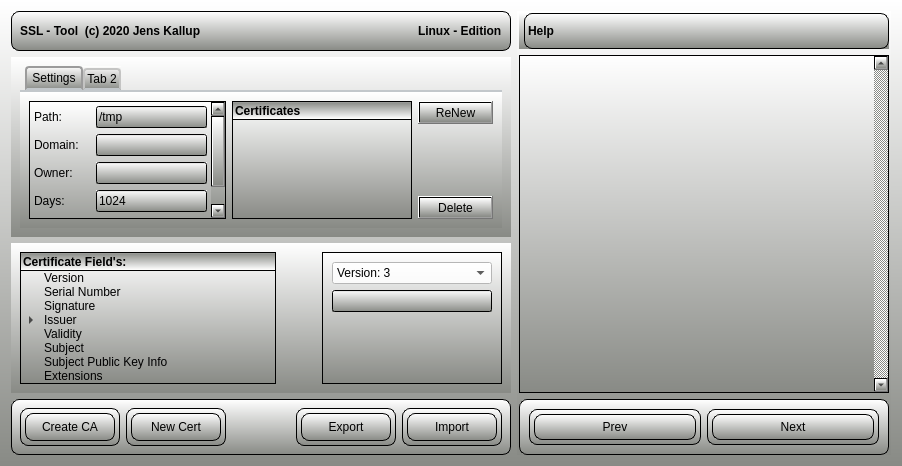
<?xml version="1.0" encoding="UTF-8"?>
<ui version="4.0">
 <class>MySSLToolMode</class>
 <widget class="QWidget" name="MySSLToolMode">
  <property name="geometry">
   <rect>
    <x>0</x>
    <y>0</y>
    <width>902</width>
    <height>466</height>
   </rect>
  </property>
  <property name="windowTitle">
   <string>Form</string>
  </property>
  <property name="styleSheet">
   <string notr="true">background-color: qlineargradient(spread:pad, x1:1, y1:1, x2:1, y2:0, stop:0 rgba(136, 138, 133, 255), stop:1 rgba(255, 255, 255, 255));</string>
  </property>
  <layout class="QHBoxLayout" name="horizontalLayout">
   <item>
    <layout class="QVBoxLayout" name="verticalLayout">
     <item>
      <widget class="QWidget" name="widget" native="true">
       <property name="minimumSize">
        <size>
         <width>0</width>
         <height>40</height>
        </size>
       </property>
       <property name="styleSheet">
        <string notr="true">border:1px solid black;
border-radius:8px;</string>
       </property>
       <layout class="QHBoxLayout" name="horizontalLayout_3">
        <item>
         <layout class="QHBoxLayout" name="horizontalLayout_2">
          <item>
           <widget class="QLabel" name="label">
            <property name="font">
             <font>
              <weight>75</weight>
              <bold>true</bold>
             </font>
            </property>
            <property name="styleSheet">
             <string notr="true">border:0px;
background-color:rgba(0,0,0,0);</string>
            </property>
            <property name="text">
             <string>SSL - Tool  (c) 2020 Jens Kallup</string>
            </property>
           </widget>
          </item>
          <item>
           <spacer name="horizontalSpacer">
            <property name="orientation">
             <enum>Qt::Horizontal</enum>
            </property>
            <property name="sizeHint" stdset="0">
             <size>
              <width>40</width>
              <height>20</height>
             </size>
            </property>
           </spacer>
          </item>
          <item>
           <widget class="QLabel" name="label_2">
            <property name="font">
             <font>
              <weight>75</weight>
              <bold>true</bold>
             </font>
            </property>
            <property name="styleSheet">
             <string notr="true">border:0px;
background-color:rgba(0,0,0,0);</string>
            </property>
            <property name="text">
             <string>Linux - Edition</string>
            </property>
           </widget>
          </item>
         </layout>
        </item>
       </layout>
      </widget>
     </item>
     <item>
      <widget class="QWidget" name="widget_5" native="true">
       <property name="minimumSize">
        <size>
         <width>0</width>
         <height>100</height>
        </size>
       </property>
       <layout class="QHBoxLayout" name="horizontalLayout_9">
        <item>
         <layout class="QHBoxLayout" name="horizontalLayout_8">
          <item>
           <widget class="QTabWidget" name="tabWidget">
            <property name="styleSheet">
             <string notr="true">QTabWidget::pane { /* The tab widget frame */
    border-top: 2px solid #C2C7CB;
}

QTabWidget::tab-bar {
    left: 5px; /* move to the right by 5px */
}

/* Style the tab using the tab sub-control. Note that
    it reads QTabBar _not_ QTabWidget */
QTabBar::tab {
    background: qlineargradient(x1: 0, y1: 0, x2: 0, y2: 1,
                                stop: 0 #E1E1E1, stop: 0.4 #DDDDDD,
                                stop: 0.5 #D8D8D8, stop: 1.0 #D3D3D3);
    border: 2px solid #C4C4C3;
    border-bottom-color: #C2C7CB; /* same as the pane color */
    border-top-left-radius: 4px;
    border-top-right-radius: 4px;
    min-width: 8ex;
    padding: 2px;
}

QTabBar::tab:selected, QTabBar::tab:hover {
    background: qlineargradient(x1: 0, y1: 0, x2: 0, y2: 1,
                                stop: 0 #fafafa, stop: 0.4 #f4f4f4,
                                stop: 0.5 #e7e7e7, stop: 1.0 #fafafa);
}

QTabBar::tab:selected {
    border-color: #9B9B9B;
    border-bottom-color: #C2C7CB; /* same as pane color */
}

QTabBar::tab:!selected {
    margin-top: 2px; /* make non-selected tabs look smaller */
}</string>
            </property>
            <property name="currentIndex">
             <number>0</number>
            </property>
            <widget class="QWidget" name="tab">
             <attribute name="title">
              <string> Settings </string>
             </attribute>
             <layout class="QHBoxLayout" name="horizontalLayout_14">
              <item>
               <widget class="QWidget" name="widget_13" native="true">
                <layout class="QVBoxLayout" name="verticalLayout_6">
                 <property name="leftMargin">
                  <number>0</number>
                 </property>
                 <property name="topMargin">
                  <number>0</number>
                 </property>
                 <property name="rightMargin">
                  <number>0</number>
                 </property>
                 <property name="bottomMargin">
                  <number>0</number>
                 </property>
                 <item>
                  <widget class="QScrollArea" name="scrollArea_2">
                   <property name="widgetResizable">
                    <bool>true</bool>
                   </property>
                   <widget class="QWidget" name="scrollAreaWidgetContents_2">
                    <property name="geometry">
                     <rect>
                      <x>0</x>
                      <y>-40</y>
                      <width>186</width>
                      <height>154</height>
                     </rect>
                    </property>
                    <layout class="QVBoxLayout" name="verticalLayout_7">
                     <property name="spacing">
                      <number>0</number>
                     </property>
                     <property name="leftMargin">
                      <number>0</number>
                     </property>
                     <property name="topMargin">
                      <number>0</number>
                     </property>
                     <property name="rightMargin">
                      <number>0</number>
                     </property>
                     <property name="bottomMargin">
                      <number>0</number>
                     </property>
                     <item>
                      <widget class="QWidget" name="widget_14" native="true">
                       <layout class="QHBoxLayout" name="horizontalLayout_18">
                        <property name="leftMargin">
                         <number>4</number>
                        </property>
                        <property name="topMargin">
                         <number>4</number>
                        </property>
                        <property name="rightMargin">
                         <number>4</number>
                        </property>
                        <property name="bottomMargin">
                         <number>4</number>
                        </property>
                        <item>
                         <layout class="QFormLayout" name="formLayout">
                          <item row="0" column="1">
                           <widget class="QLineEdit" name="pathEdit">
                            <property name="text">
                             <string>/tmp</string>
                            </property>
                           </widget>
                          </item>
                          <item row="0" column="0">
                           <widget class="QLabel" name="label_7">
                            <property name="styleSheet">
                             <string notr="true">background-color:rgba(0,0,0,0);</string>
                            </property>
                            <property name="text">
                             <string>Path:   </string>
                            </property>
                           </widget>
                          </item>
                          <item row="1" column="1">
                           <widget class="QLineEdit" name="domainEdit"/>
                          </item>
                          <item row="1" column="0">
                           <widget class="QLabel" name="label_8">
                            <property name="styleSheet">
                             <string notr="true">background-color:rgba(0,0,0,0);</string>
                            </property>
                            <property name="text">
                             <string>Domain:  </string>
                            </property>
                           </widget>
                          </item>
                          <item row="2" column="1">
                           <widget class="QLineEdit" name="ownerEdit">
                            <property name="maximumSize">
                             <size>
                              <width>200</width>
                              <height>16777215</height>
                             </size>
                            </property>
                           </widget>
                          </item>
                          <item row="2" column="0">
                           <widget class="QLabel" name="label_9">
                            <property name="styleSheet">
                             <string notr="true">background-color:rgba(0,0,0,0);</string>
                            </property>
                            <property name="text">
                             <string>Owner: </string>
                            </property>
                           </widget>
                          </item>
                          <item row="3" column="0">
                           <widget class="QLabel" name="label_4">
                            <property name="styleSheet">
                             <string notr="true">background-color:rgba(0,0,0,0);</string>
                            </property>
                            <property name="text">
                             <string>Days:</string>
                            </property>
                           </widget>
                          </item>
                          <item row="3" column="1">
                           <widget class="QLineEdit" name="daysEdit">
                            <property name="text">
                             <string>1024</string>
                            </property>
                           </widget>
                          </item>
                          <item row="4" column="0">
                           <widget class="QLabel" name="label_5">
                            <property name="styleSheet">
                             <string notr="true">background-color:rgba(0,0,0,0);</string>
                            </property>
                            <property name="text">
                             <string>Password:</string>
                            </property>
                           </widget>
                          </item>
                          <item row="4" column="1">
                           <widget class="QLineEdit" name="passwordEdit">
                            <property name="inputMask">
                             <string/>
                            </property>
                            <property name="echoMode">
                             <enum>QLineEdit::Password</enum>
                            </property>
                           </widget>
                          </item>
                         </layout>
                        </item>
                       </layout>
                      </widget>
                     </item>
                    </layout>
                   </widget>
                  </widget>
                 </item>
                </layout>
               </widget>
              </item>
              <item>
               <widget class="QTreeWidget" name="certsTree">
                <property name="maximumSize">
                 <size>
                  <width>180</width>
                  <height>16777215</height>
                 </size>
                </property>
                <column>
                 <property name="text">
                  <string>Certificates</string>
                 </property>
                 <property name="font">
                  <font>
                   <weight>75</weight>
                   <bold>true</bold>
                  </font>
                 </property>
                </column>
               </widget>
              </item>
              <item>
               <layout class="QVBoxLayout" name="verticalLayout_3">
                <item>
                 <widget class="QPushButton" name="pushButton">
                  <property name="text">
                   <string>ReNew</string>
                  </property>
                 </widget>
                </item>
                <item>
                 <spacer name="verticalSpacer">
                  <property name="orientation">
                   <enum>Qt::Vertical</enum>
                  </property>
                  <property name="sizeHint" stdset="0">
                   <size>
                    <width>20</width>
                    <height>40</height>
                   </size>
                  </property>
                 </spacer>
                </item>
                <item>
                 <widget class="QPushButton" name="pushButton_2">
                  <property name="text">
                   <string>Delete</string>
                  </property>
                 </widget>
                </item>
               </layout>
              </item>
             </layout>
            </widget>
            <widget class="QWidget" name="tab_2">
             <attribute name="title">
              <string>Tab 2</string>
             </attribute>
            </widget>
           </widget>
          </item>
         </layout>
        </item>
       </layout>
      </widget>
     </item>
     <item>
      <widget class="QWidget" name="widget_6" native="true">
       <property name="minimumSize">
        <size>
         <width>0</width>
         <height>150</height>
        </size>
       </property>
       <layout class="QHBoxLayout" name="horizontalLayout_11">
        <item>
         <layout class="QHBoxLayout" name="horizontalLayout_10">
          <item>
           <widget class="QTreeWidget" name="treeWidget">
            <property name="autoFillBackground">
             <bool>false</bool>
            </property>
            <property name="styleSheet">
             <string notr="true">QTreeWidget::branch:has-siblings:!adjoins-item {
    border-image: url(:/img/vline.png) 0;
}

QTreeWidget::branch:has-siblings:adjoins-item {
    border-image: url(:/img/branch-more.png) 0;
}

QTreeWidget::branch:!has-children:!has-siblings:adjoins-item {
    border-image: url(:/img/branch-end.png) 0;
}

QTreeWidget::branch:has-children:!has-siblings:closed,
QTreeWidget::branch:closed:has-children:has-siblings {
        border-image: none;
        image: url(:/img/branch-closed.png);
}

QTreeWidget::branch:open:has-children:!has-siblings,
QTreeWidget::branch:open:has-children:has-siblings  {
        border-image: none;
        image: url(:/img/branch-open.png);
}</string>
            </property>
            <property name="rootIsDecorated">
             <bool>true</bool>
            </property>
            <property name="uniformRowHeights">
             <bool>false</bool>
            </property>
            <column>
             <property name="text">
              <string>Certificate Field's:</string>
             </property>
             <property name="font">
              <font>
               <weight>75</weight>
               <bold>true</bold>
              </font>
             </property>
            </column>
            <item>
             <property name="text">
              <string>Version</string>
             </property>
            </item>
            <item>
             <property name="text">
              <string>Serial Number</string>
             </property>
            </item>
            <item>
             <property name="text">
              <string>Signature</string>
             </property>
            </item>
            <item>
             <property name="text">
              <string>Issuer</string>
             </property>
             <item>
              <property name="text">
               <string>CN - Common Name</string>
              </property>
              <property name="font">
               <font>
                <italic>true</italic>
               </font>
              </property>
             </item>
             <item>
              <property name="text">
               <string>DN - Distinguished Name</string>
              </property>
              <property name="font">
               <font>
                <italic>true</italic>
               </font>
              </property>
             </item>
             <item>
              <property name="text">
               <string>OU - Organization Unit</string>
              </property>
              <property name="font">
               <font>
                <italic>true</italic>
               </font>
              </property>
             </item>
             <item>
              <property name="text">
               <string>L - Locality</string>
              </property>
              <property name="font">
               <font>
                <italic>true</italic>
               </font>
              </property>
             </item>
             <item>
              <property name="text">
               <string>SP - State Province</string>
              </property>
              <property name="font">
               <font>
                <italic>true</italic>
               </font>
              </property>
             </item>
             <item>
              <property name="text">
               <string>C - Country</string>
              </property>
              <property name="font">
               <font>
                <italic>true</italic>
               </font>
              </property>
             </item>
             <item>
              <property name="text">
               <string>FQDN - Full Qualified Domain Name</string>
              </property>
              <property name="font">
               <font>
                <italic>true</italic>
               </font>
              </property>
             </item>
             <item>
              <property name="text">
               <string>E-Mail</string>
              </property>
              <property name="font">
               <font>
                <italic>true</italic>
               </font>
              </property>
             </item>
            </item>
            <item>
             <property name="text">
              <string>Validity</string>
             </property>
            </item>
            <item>
             <property name="text">
              <string>Subject</string>
             </property>
            </item>
            <item>
             <property name="text">
              <string>Subject Public Key Info</string>
             </property>
            </item>
            <item>
             <property name="text">
              <string>Extensions</string>
             </property>
            </item>
           </widget>
          </item>
          <item>
           <spacer name="horizontalSpacer_4">
            <property name="orientation">
             <enum>Qt::Horizontal</enum>
            </property>
            <property name="sizeHint" stdset="0">
             <size>
              <width>40</width>
              <height>20</height>
             </size>
            </property>
           </spacer>
          </item>
          <item>
           <widget class="QScrollArea" name="scrollArea">
            <property name="minimumSize">
             <size>
              <width>180</width>
              <height>0</height>
             </size>
            </property>
            <property name="widgetResizable">
             <bool>true</bool>
            </property>
            <widget class="QWidget" name="scrollAreaWidgetContents">
             <property name="geometry">
              <rect>
               <x>0</x>
               <y>0</y>
               <width>178</width>
               <height>128</height>
              </rect>
             </property>
             <layout class="QVBoxLayout" name="verticalLayout_8">
              <item>
               <widget class="QComboBox" name="comboBox">
                <property name="styleSheet">
                 <string notr="true">background-color:white;
color:black;</string>
                </property>
                <item>
                 <property name="text">
                  <string>Version: 3</string>
                 </property>
                </item>
                <item>
                 <property name="text">
                  <string>Version: 2</string>
                 </property>
                </item>
                <item>
                 <property name="text">
                  <string>Version: 1</string>
                 </property>
                </item>
               </widget>
              </item>
              <item>
               <widget class="QLineEdit" name="lineEdit_2"/>
              </item>
              <item>
               <spacer name="verticalSpacer_2">
                <property name="orientation">
                 <enum>Qt::Vertical</enum>
                </property>
                <property name="sizeHint" stdset="0">
                 <size>
                  <width>20</width>
                  <height>40</height>
                 </size>
                </property>
               </spacer>
              </item>
             </layout>
            </widget>
           </widget>
          </item>
         </layout>
        </item>
       </layout>
      </widget>
     </item>
     <item>
      <widget class="QWidget" name="widget_2" native="true">
       <property name="minimumSize">
        <size>
         <width>0</width>
         <height>56</height>
        </size>
       </property>
       <property name="styleSheet">
        <string notr="true">border:1px solid black;
border-radius:8px;</string>
       </property>
       <layout class="QHBoxLayout" name="horizontalLayout_5">
        <item>
         <layout class="QHBoxLayout" name="horizontalLayout_4">
          <item>
           <widget class="QWidget" name="widget_3" native="true">
            <property name="minimumSize">
             <size>
              <width>100</width>
              <height>32</height>
             </size>
            </property>
            <layout class="QVBoxLayout" name="verticalLayout_2">
             <property name="leftMargin">
              <number>5</number>
             </property>
             <property name="topMargin">
              <number>5</number>
             </property>
             <property name="rightMargin">
              <number>5</number>
             </property>
             <property name="bottomMargin">
              <number>5</number>
             </property>
             <item>
              <widget class="QPushButton" name="createCA">
               <property name="sizePolicy">
                <sizepolicy hsizetype="Minimum" vsizetype="Preferred">
                 <horstretch>0</horstretch>
                 <verstretch>0</verstretch>
                </sizepolicy>
               </property>
               <property name="text">
                <string>Create CA</string>
               </property>
              </widget>
             </item>
            </layout>
           </widget>
          </item>
          <item>
           <widget class="QWidget" name="widget_4" native="true">
            <property name="minimumSize">
             <size>
              <width>100</width>
              <height>0</height>
             </size>
            </property>
            <layout class="QHBoxLayout" name="horizontalLayout_7">
             <property name="leftMargin">
              <number>5</number>
             </property>
             <property name="topMargin">
              <number>5</number>
             </property>
             <property name="rightMargin">
              <number>5</number>
             </property>
             <property name="bottomMargin">
              <number>5</number>
             </property>
             <item>
              <widget class="QPushButton" name="createCert">
               <property name="sizePolicy">
                <sizepolicy hsizetype="Minimum" vsizetype="Preferred">
                 <horstretch>0</horstretch>
                 <verstretch>0</verstretch>
                </sizepolicy>
               </property>
               <property name="text">
                <string>New Cert</string>
               </property>
              </widget>
             </item>
            </layout>
           </widget>
          </item>
          <item>
           <spacer name="horizontalSpacer_2">
            <property name="orientation">
             <enum>Qt::Horizontal</enum>
            </property>
            <property name="sizeHint" stdset="0">
             <size>
              <width>40</width>
              <height>20</height>
             </size>
            </property>
           </spacer>
          </item>
          <item>
           <widget class="QWidget" name="widget_8" native="true">
            <property name="sizePolicy">
             <sizepolicy hsizetype="Minimum" vsizetype="Preferred">
              <horstretch>0</horstretch>
              <verstretch>0</verstretch>
             </sizepolicy>
            </property>
            <property name="minimumSize">
             <size>
              <width>100</width>
              <height>0</height>
             </size>
            </property>
            <layout class="QVBoxLayout" name="verticalLayout_4">
             <property name="leftMargin">
              <number>5</number>
             </property>
             <property name="topMargin">
              <number>5</number>
             </property>
             <property name="rightMargin">
              <number>5</number>
             </property>
             <property name="bottomMargin">
              <number>5</number>
             </property>
             <item>
              <widget class="QPushButton" name="exportBtn">
               <property name="sizePolicy">
                <sizepolicy hsizetype="Minimum" vsizetype="Preferred">
                 <horstretch>0</horstretch>
                 <verstretch>0</verstretch>
                </sizepolicy>
               </property>
               <property name="text">
                <string>Export</string>
               </property>
              </widget>
             </item>
            </layout>
           </widget>
          </item>
          <item>
           <widget class="QWidget" name="widget_7" native="true">
            <property name="minimumSize">
             <size>
              <width>100</width>
              <height>0</height>
             </size>
            </property>
            <layout class="QHBoxLayout" name="horizontalLayout_12">
             <property name="leftMargin">
              <number>5</number>
             </property>
             <property name="topMargin">
              <number>5</number>
             </property>
             <property name="rightMargin">
              <number>5</number>
             </property>
             <property name="bottomMargin">
              <number>5</number>
             </property>
             <item>
              <widget class="QPushButton" name="importBtn">
               <property name="sizePolicy">
                <sizepolicy hsizetype="Minimum" vsizetype="Preferred">
                 <horstretch>0</horstretch>
                 <verstretch>0</verstretch>
                </sizepolicy>
               </property>
               <property name="text">
                <string>Import</string>
               </property>
              </widget>
             </item>
            </layout>
           </widget>
          </item>
         </layout>
        </item>
       </layout>
      </widget>
     </item>
    </layout>
   </item>
   <item>
    <layout class="QHBoxLayout" name="horizontalLayout_6">
     <item>
      <widget class="QWidget" name="widget_9" native="true">
       <property name="minimumSize">
        <size>
         <width>284</width>
         <height>0</height>
        </size>
       </property>
       <layout class="QVBoxLayout" name="verticalLayout_5">
        <property name="leftMargin">
         <number>2</number>
        </property>
        <property name="topMargin">
         <number>2</number>
        </property>
        <property name="rightMargin">
         <number>2</number>
        </property>
        <property name="bottomMargin">
         <number>0</number>
        </property>
        <item>
         <widget class="QWidget" name="widget_12" native="true">
          <property name="minimumSize">
           <size>
            <width>0</width>
            <height>36</height>
           </size>
          </property>
          <layout class="QHBoxLayout" name="horizontalLayout_17">
           <property name="leftMargin">
            <number>5</number>
           </property>
           <property name="topMargin">
            <number>0</number>
           </property>
           <property name="rightMargin">
            <number>0</number>
           </property>
           <property name="bottomMargin">
            <number>0</number>
           </property>
           <item>
            <widget class="QLabel" name="label_3">
             <property name="font">
              <font>
               <weight>75</weight>
               <bold>true</bold>
              </font>
             </property>
             <property name="styleSheet">
              <string notr="true">border:1px solid black;
border-radius:8px;</string>
             </property>
             <property name="text">
              <string>Help</string>
             </property>
            </widget>
           </item>
          </layout>
         </widget>
        </item>
        <item>
         <widget class="QPlainTextEdit" name="plainTextEdit">
          <property name="verticalScrollBarPolicy">
           <enum>Qt::ScrollBarAlwaysOn</enum>
          </property>
         </widget>
        </item>
        <item>
         <widget class="QFrame" name="frame">
          <property name="minimumSize">
           <size>
            <width>0</width>
            <height>56</height>
           </size>
          </property>
          <property name="styleSheet">
           <string notr="true">border:1px solid black;
border-radius:8px;</string>
          </property>
          <property name="frameShape">
           <enum>QFrame::StyledPanel</enum>
          </property>
          <property name="frameShadow">
           <enum>QFrame::Raised</enum>
          </property>
          <layout class="QHBoxLayout" name="horizontalLayout_16">
           <item>
            <widget class="QWidget" name="widget_10" native="true">
             <property name="minimumSize">
              <size>
               <width>100</width>
               <height>0</height>
              </size>
             </property>
             <layout class="QHBoxLayout" name="horizontalLayout_13">
              <property name="leftMargin">
               <number>5</number>
              </property>
              <property name="topMargin">
               <number>5</number>
              </property>
              <property name="rightMargin">
               <number>5</number>
              </property>
              <property name="bottomMargin">
               <number>5</number>
              </property>
              <item>
               <widget class="QPushButton" name="importBtn_2">
                <property name="sizePolicy">
                 <sizepolicy hsizetype="Minimum" vsizetype="Preferred">
                  <horstretch>0</horstretch>
                  <verstretch>0</verstretch>
                 </sizepolicy>
                </property>
                <property name="text">
                 <string>Prev</string>
                </property>
               </widget>
              </item>
             </layout>
            </widget>
           </item>
           <item>
            <widget class="QWidget" name="widget_11" native="true">
             <property name="minimumSize">
              <size>
               <width>100</width>
               <height>0</height>
              </size>
             </property>
             <layout class="QHBoxLayout" name="horizontalLayout_15">
              <property name="leftMargin">
               <number>5</number>
              </property>
              <property name="topMargin">
               <number>5</number>
              </property>
              <property name="rightMargin">
               <number>5</number>
              </property>
              <property name="bottomMargin">
               <number>5</number>
              </property>
              <item>
               <widget class="QPushButton" name="importBtn_3">
                <property name="sizePolicy">
                 <sizepolicy hsizetype="Minimum" vsizetype="Preferred">
                  <horstretch>0</horstretch>
                  <verstretch>0</verstretch>
                 </sizepolicy>
                </property>
                <property name="text">
                 <string>Next</string>
                </property>
               </widget>
              </item>
             </layout>
            </widget>
           </item>
          </layout>
         </widget>
        </item>
       </layout>
      </widget>
     </item>
    </layout>
   </item>
  </layout>
 </widget>
 <resources/>
 <connections/>
</ui>
